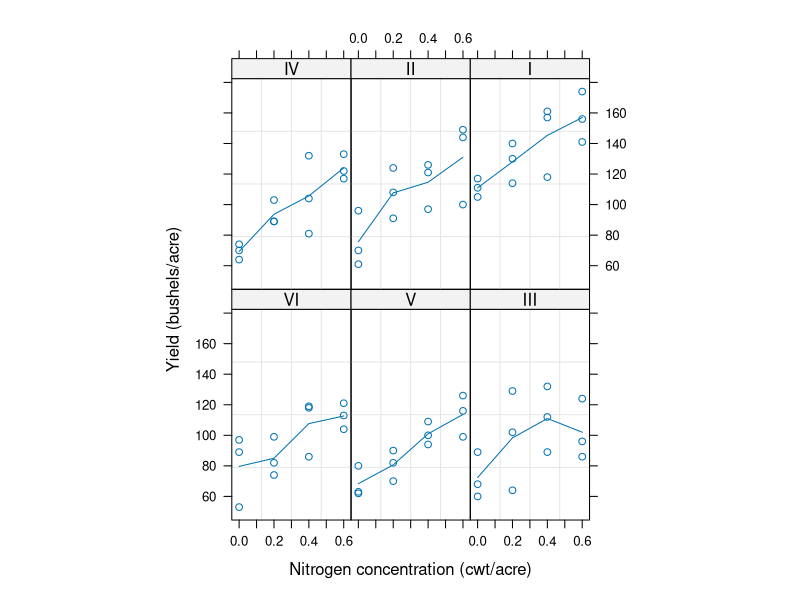

Write the R code that produced this figure. (Note: this script raises an error after producing the figure.)
#nlme model example using the lme function and oats dataset
# https://www.youtube.com/watch?v=VhMWPkTbXoY

#how to model a nested random effects design
library(nlme)
data(Oats)
str(Oats)
# $ Block  : Ord.factor w/ 6 levels "VI"<"V"<"III"<..: 6 6 6 6 6 6 6 6 6 6 ...
# $ Variety: Factor w/ 3 levels "Golden Rain",..: 3 3 3 3 1 1 1 1 2 2 ...
# $ nitro  : num  0 0.2 0.4 0.6 0 0.2 0.4 0.6 0 0.2 ...
# $ yield  : num  111 130 157 174 117 114 161 141 105 140 ...

plot(Oats)#"possible only with a grouped dataset" shows the yield for for each plot (1-6)
#as a function of nitrogen (4 values). For each nitrogen amount each crop variety gives a response.

#naive model
model1 <- lm(yield~Variety*nitro, data=Oats)
summary(model1)#intercept is the yield of variety golden rain and the other estimates are average differences
#the nitrogen effect is given by slopes (this is an interaction effect)




model2 <- lme(yield~Variety*nitro, data=Oats, random=~1|Block/Variety/nitro)#model now saturated with random effects (no df for within group estimates)

model2 <- lme(yield~Variety*nitro, data=Oats, random=~1|Block/Variety)#This version gives the appropriate model formalism

#much to learn here
summary(model2)

# there are 72 observations and
# there are six blocks and three varieties in each block
# restricted ml fit (REML)
#note that the std errors and p values have changed

coef(model1)#gives the intercept (effect for varieties) terms and
#also gives the slope terms for nitrogen given a particular variety. Note these values are given
# as differencs between the first value

coef(model2)

colMeans(model2)#gives model1 coefficients
plot(ranef(model2))#random effects should so random spread of parameter estimate. Here it does
plot(model2)#standardized residuals to try and identify heteroskedasticity


Variogram.lme(model2)


s <- anova(model2)
summary(s)
